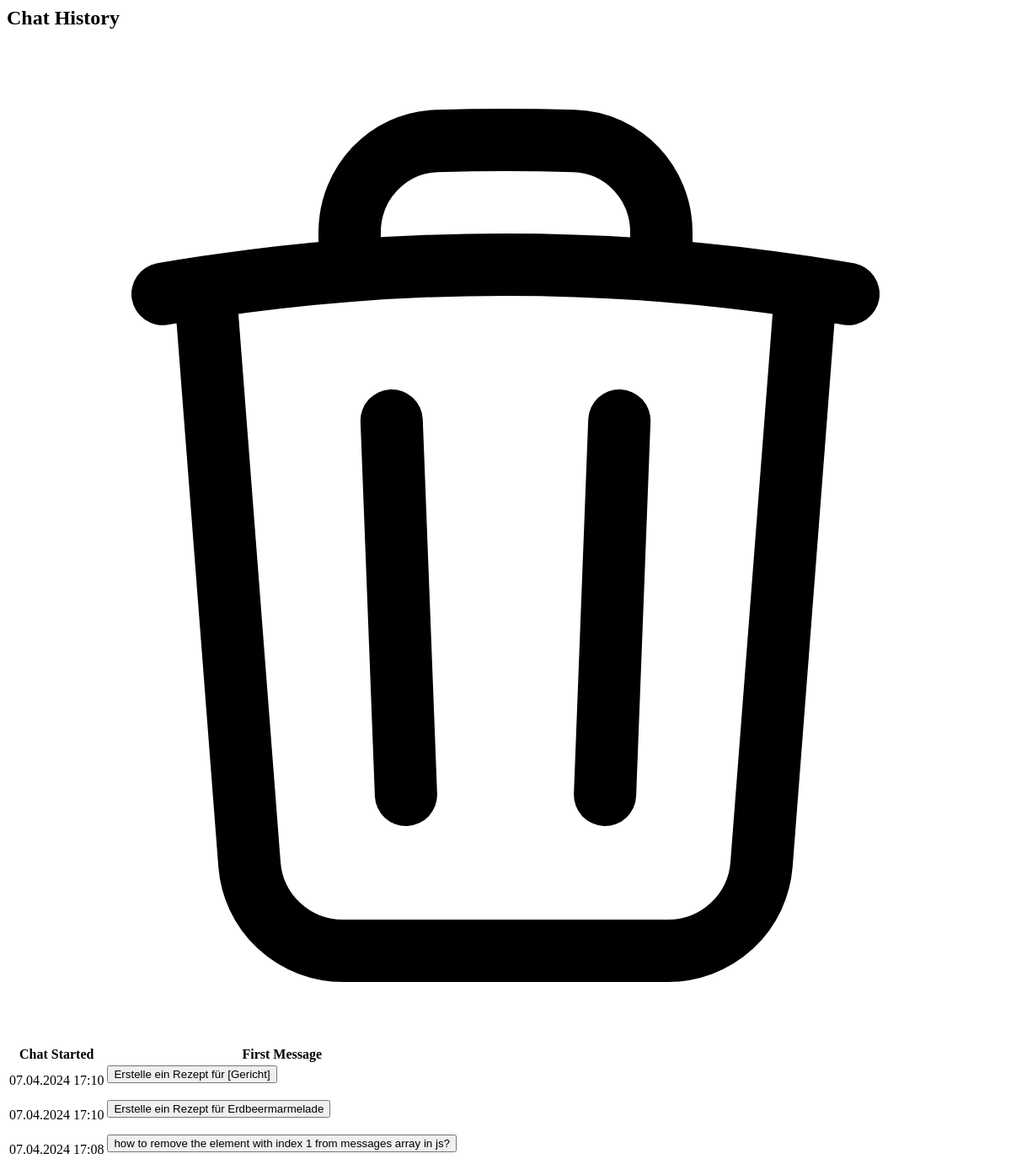
The page /list_chat_history (signed in) on the database as committed earlier.
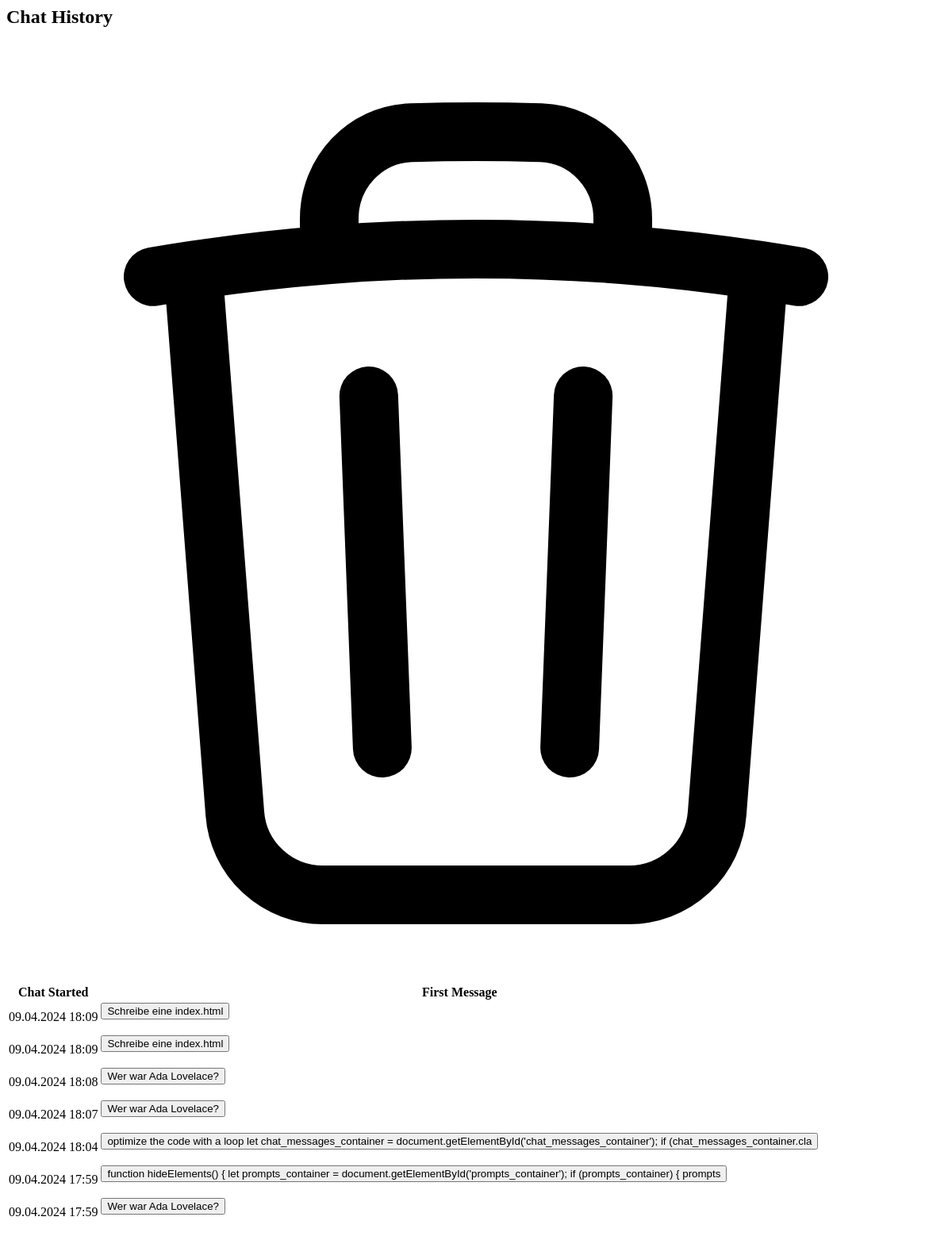
The same page on the database as committed later.
### tables this page shows
CREATE TABLE chat_history (
            id INTEGER PRIMARY KEY,
            username TEXT,
            chat_started TIMESTAMP,
            messages TEXT
        );

### main.py (the view)
@app.route('/list_chat_history', methods=['GET'])
@login_required
def list_chat_history_endpoint():
    chat_history = list_chat_history()
    return render_template('chat_history.html',chat_history=chat_history)

### db.py (called while the page is built)
def with_db_connection(func):
    def inner(*args, **kwargs):
        if 'conn' not in kwargs:
            with sqlite3.connect(DATABASE_PATH) as conn:
                kwargs['conn'] = conn
                return func(*args, **kwargs)
        else:
            return func(*args, **kwargs)
    return inner

@with_db_connection
def execute_db_query(query, params=(), fetchone=False, conn=None):
    cursor = conn.cursor()
    cursor.execute(query, params)
    if fetchone:
        return cursor.fetchone()
    return cursor.fetchall()

@with_db_connection
def list_chat_history(conn=None):
    query = "SELECT username, chat_started, messages FROM chat_history ORDER BY chat_started DESC"
    results = execute_db_query(query, conn=conn)
    chat_history_list = [
        {
            "username": row[0],
            "chat_started": row[1],  # Convert timestamp to readable format
            "display_date": datetime.fromtimestamp(row[1]).strftime('%d.%m.%Y %H:%M'),
            "messages": json.loads(row[2])
        } for row in results
    ]
    return chat_history_list

### main.py (called while the page is built)
def login_required(f):
    @wraps(f)
    def decorated_function(*args, **kwargs):
        if 'username' not in session:
            return redirect(url_for('my_auth.login'))  # Redirect to the login page
        return f(*args, **kwargs)
    return decorated_function

### templates/chat_history.html (shortened to what this page needs)
<div id="chat_history_ui">
  <div class="mx-auto mt-8 px-16 mb-2">
    <div class="flex flex-row items-center gap-2">
      <h2 class="text-2xl font-bold">Chat History</h2>
      <div id="chat_history_bin">
      </div>
    </div>
  </div>
  <div class="px-16">
    <table class="min-w-full bg-white rounded-xl overflow-hidden">
      <thead class="text-gray-600 uppercase text-sm leading-normal">
        <tr>
          <th class="py-3 px-6 text-left">Chat Started</th>
          <th class="py-3 px-6 text-left">First Message</th>
        </tr>
      </thead>
      <tbody class="text-gray-600 text-sm font-light">
        {% for chat in chat_history %}
        <tr>
          <td class="py-3 px-6 text-left whitespace-nowrap">{{ chat.display_date }}</td>
          <td class="py-3 px-6 text-left">
            <form action="/" method="POST">
              <button type="submit"
                class="bg-indigo-500 text-white py-1 px-4 rounded-lg hover:bg-indigo-600 focus:outline-none focus:ring-2 focus:ring-indigo-500 focus:ring-offset-2 focus:ring-offset-gray-200">
                {{ chat.messages[1].content[0:150] }}
              </button>
            </form>
          </td>
        </tr>
        {% endfor %}
      </tbody>
    </table>
  </div>
</div>

Rows that differ between the two databases and show on the page:
added chat_history: display_date "09.04.2024 18:09", messages "Schreibe eine index.html"
added chat_history: display_date "09.04.2024 18:09", messages "Schreibe eine index.html"
added chat_history: display_date "09.04.2024 18:08", messages "Wer war Ada Lovelace?"
added chat_history: display_date "09.04.2024 18:07", messages "Wer war Ada Lovelace?"
changed chat_history (number 5 of 7 on the later page): display_date "07.04.2024 17:10" → "09.04.2024 18:04"; messages "Erstelle ein Rezept für [Gericht]" → "optimize the code with a loop let chat_messages_container = document.getElementById('chat_messages_container'); if (chat_messages_container.cla"
changed chat_history (number 6 of 7 on the later page): display_date "07.04.2024 17:10" → "09.04.2024 17:59"; messages "Erstelle ein Rezept für Erdbeermarmelade" → "function hideElements() { let prompts_container = document.getElementById('prompts_container'); if (prompts_container) { prompts"
changed chat_history (number 7 of 7 on the later page): display_date "07.04.2024 17:08" → "09.04.2024 17:59"; messages "how to remove the element with index 1 from messages array in js?" → "Wer war Ada Lovelace?"
